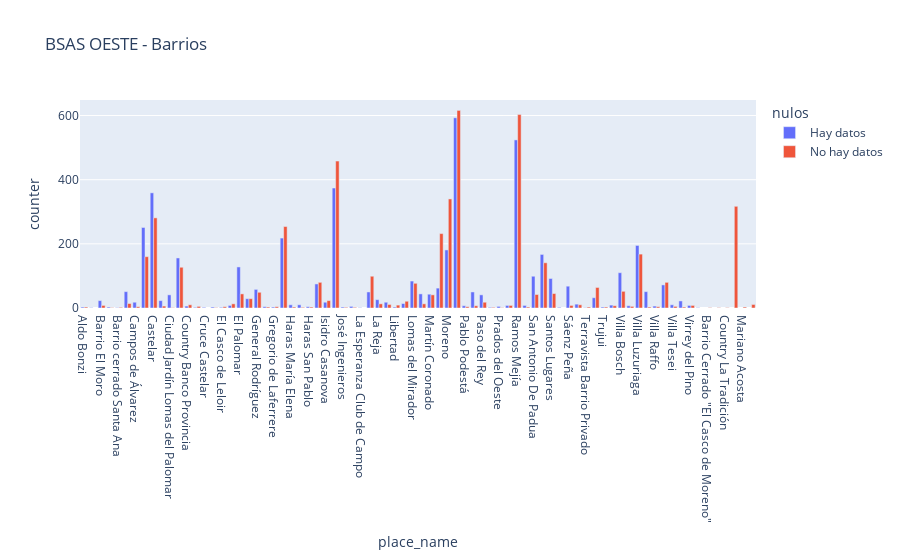

Source (notebook cell):
### Code cell
bsas_oeste_barrios_grupo = bsas_oeste.groupby(by=['state_name','place_name','nulos'],as_index=False)['counter'].sum()
bsas_oeste_barrios_grupo['nulos'] = bsas_oeste_barrios_grupo['nulos'].astype(str)
bsas_oeste_barrios_grupo['nulos'] = bsas_oeste_barrios_grupo.nulos.str.replace('False','Hay datos')
bsas_oeste_barrios_grupo['nulos'] = bsas_oeste_barrios_grupo.nulos.str.replace('True','No hay datos')
fig = px.bar(bsas_oeste_barrios_grupo, x="place_name", y="counter",
             color='nulos', barmode='group',
             height=400, title=" BSAS OESTE - Barrios")
fig.show()

### Figure 1 — Plotly figure (JSON) as saved in the notebook; plotly's stock layout.template omitted (floating-point values rounded to 4 significant figures)
{"data": [{"alignmentgroup": "True", "hovertemplate": "nulos=Hay datos<br>place_name=%{x}<br>counter=%{y}<extra></extra>", "legendgroup": "Hay datos", "marker": {"color": "#636efa"}, "name": "Hay datos", "offsetgroup": "Hay datos", "orientation": "v", "showlegend": true, "textposition": "auto", "type": "bar", "x": ["Aldo Bonzi", "Barrio Cerrado El Casco de Alvarez", "Barrio El Moro", "Barrio Parque San Martin", "Barrio cerrado Santa Ana", "Bs.As. G.B.A. Zona Oeste", "Campos de Álvarez", "Caseros", "Castelar", "Ciudad Evita", "Ciudad Jardín Lomas del Palomar", "Ciudadela", "Country Banco Provincia", "Country Club Las lajas", "Cruce Castelar", "Cuartel V", "El Casco de Leloir", "El Nacional Club de Campo", "El Palomar", "Francisco Alvarez", "General Rodríguez", "González Catán", "Gregorio de Laferrere", "Haedo", "Haras María Elena", "Haras María Victoria", "Haras San Pablo", "Hurlingham", "Isidro Casanova", "Ituzaingó", "José Ingenieros", "La Cesarina", "La Esperanza Club de Campo", "La Matanza", "La Reja", "La Tablada", "Libertad", "Loma Hermosa", "Lomas del Mirador", "Marcos Paz", "Martín Coronado", "Merlo", "Moreno", "Morón", "Pablo Podestá", "Parque Leloir", "Paso del Rey", "Pontevedra", "Prados del Oeste", "Rafael Castillo", "Ramos Mejía", "San Alberto", "San Antonio De Padua", "San Justo", "Santos Lugares", "St. Patrick Country", "Sáenz Peña", "Tapiales", "Terravista Barrio Privado", "Tres de Febrero", "Trujui", "Villa Ariza", "Villa Bosch", "Villa Celina", "Villa Luzuriaga", "Villa Madero", "Villa Raffo", "Villa Sarmiento", "Villa Tesei", "Villa Udaondo", "Virrey del Pino", "William Morris"], "xaxis": "x", "y": [3, 1, 23, 3, 1, 51, 18, 251, 359, 23, 41, 156, 6, 2, 2, 3, 2, 8, 128, 29, 58, 4, 3, 218, 10, 10, 4, 75, 18, 374, 3, 5, 1, 50, 26, 18, 3, 14, 84, 44, 43, 62, 181, 593, 7, 50, 41, 2, 5, 8, 524, 8, 99, 167, 92, 2, 68, 12, 1, 32, 3, 9, 110, 7, 195, 51, 6, 72, 10, 22, 8, 1], "yaxis": "y"}, {"alignmentgroup": "True", "hovertemplate": "nulos=No hay datos<br>place_name=%{x}<br>counter=%{y}<extra></extra>", "legendgroup": "No hay datos", "marker": {"color": "#EF553B"}, "name": "No hay datos", "offsetgroup": "No hay datos", "orientation": "v", "showlegend": true, "textposition": "auto", "type": "bar", "x": ["Aldo Bonzi", "Barrio Cerrado \"El Casco de Moreno\"", "Barrio El Moro", "Barrio Parque San Martin", "Barrio Privado El Resuello", "Barrio cerrado Santa Ana", "Bs.As. G.B.A. Zona Oeste", "Campos de Álvarez", "Caseros", "Castelar", "Ciudad Evita", "Ciudad Jardín Lomas del Palomar", "Ciudadela", "Country Banco Provincia", "Country Club Las lajas", "Country La Tradición", "Cuartel V", "El Casco de Leloir", "El Nacional Club de Campo", "El Palomar", "Francisco Alvarez", "General Rodríguez", "González Catán", "Gregorio de Laferrere", "Haedo", "Haras María Elena", "Haras María Victoria", "Haras San Pablo", "Hurlingham", "Isidro Casanova", "Ituzaingó", "José Ingenieros", "La Cesarina", "La Matanza", "La Reja", "La Tablada", "Libertad", "Loma Hermosa", "Lomas del Mirador", "Los Pingüinos Country Club", "Marcos Paz", "Mariano Acosta", "Martín Coronado", "Merlo", "Moreno", "Morón", "Pablo Podestá", "Parque Leloir", "Paso del Rey", "Pontevedra", "Prados del Oeste", "Rafael Castillo", "Ramos Mejía", "San Alberto", "San Antonio De Padua", "San Diego Country Club", "San Justo", "Santos Lugares", "Sáenz Peña", "Tapiales", "Terravista Barrio Privado", "Tres de Febrero", "Trujui", "Villa Ariza", "Villa Bosch", "Villa Celina", "Villa Luzuriaga", "Villa Madero", "Villa Raffo", "Villa Sarmiento", "Villa Tesei", "Villa Udaondo", "Virrey del Pino"], "xaxis": "x", "y": [3, 1, 8, 1, 1, 2, 14, 4, 160, 281, 6, 1, 127, 10, 5, 1, 1, 4, 13, 44, 29, 49, 3, 4, 254, 3, 2, 3, 80, 23, 458, 2, 2, 99, 13, 11, 9, 21, 77, 317, 13, 3, 41, 232, 340, 616, 4, 7, 18, 2, 1, 8, 603, 3, 42, 11, 141, 45, 8, 10, 3, 64, 3, 7, 52, 5, 168, 3, 4, 80, 5, 3, 8], "yaxis": "y"}], "layout": {"autosize": true, "barmode": "group", "legend": {"title": {"text": "nulos"}, "tracegroupgap": 0}, "title": {"text": " BSAS OESTE - Barrios"}, "xaxis": {"anchor": "y", "autorange": true, "domain": [0, 1], "range": [-0.5, 77.5], "title": {"text": "place_name"}, "type": "category"}, "yaxis": {"anchor": "x", "autorange": true, "domain": [0, 1], "range": [0, 648.4], "title": {"text": "counter"}, "type": "linear"}}}
